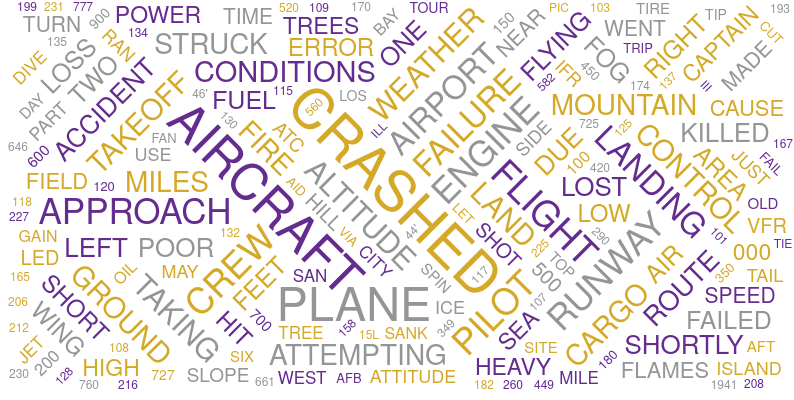

Describe this chart as a Vega-Lite specification.
### Vega specification from a JSON file in a GitHub repository (floating-point values rounded to 4 significant figures; data arrays with more than 128 entries replaced by an {"elided": "..."} marker saying what was removed)
{"$schema": "https://vega.github.io/schema/vega/v5.json", "width": 600, "height": 400, "padding": 0, "data": [{"name": "table", "values": {"elided": "4964 str values"}, "transform": [{"type": "countpattern", "field": "data", "case": "upper", "pattern": "[\\w']{3,}", "stopwords": "(i|me|my|myself|we|us|our|ours|ourselves|you|your|yours|yourself|yourselves|he|him|his|himself|she|her|hers|herself|it|its|itself|they|them|their|theirs|themselves|what|which|who|whom|whose|this|that|these|those|am|is|are|was|were|be|been|being|have|has|had|having|do|does|did|doing|will|would|should|can|could|ought|i'm|you're|he's|she's|it's|we're|they're|i've|you've|we've|they've|i'd|you'd|he'd|she'd|we'd|they'd|i'll|you'll|he'll|she'll|we'll|they'll|isn't|aren't|wasn't|weren't|hasn't|haven't|hadn't|doesn't|don't|didn't|won't|wouldn't|shan't|shouldn't|can't|cannot|couldn't|mustn't|let's|that's|who's|what's|here's|there's|when's|where's|why's|how's|a|an|the|and|but|if|or|because|as|until|while|of|at|by|for|with|about|against|between|into|through|during|before|after|above|below|to|from|up|upon|down|in|out|on|off|over|under|again|further|then|once|here|there|when|where|why|how|all|any|both|each|few|more|most|other|some|such|no|nor|not|only|own|same|so|than|too|very|say|says|said|shall)"}, {"type": "formula", "as": "angle", "expr": "[-45, 0, 45][~~(random() * 3)]"}, {"type": "formula", "as": "weight", "expr": "if(datum.text=='VEGA', 700, 350)"}]}], "scales": [{"name": "color", "type": "ordinal", "domain": {"data": "table", "field": "text"}, "range": ["#d5a928", "#652c90", "#939597"]}], "marks": [{"type": "text", "from": {"data": "table"}, "encode": {"enter": {"text": {"field": "text"}, "align": {"value": "center"}, "baseline": {"value": "alphabetic"}, "fill": {"scale": "color", "field": "text"}}, "update": {"fillOpacity": {"value": 1}}, "hover": {"fillOpacity": {"value": 0.5}}}, "transform": [{"type": "wordcloud", "size": [800, 400], "text": {"field": "text"}, "rotate": {"field": "datum.angle"}, "font": "Helvetica Neue, Arial", "fontSize": {"field": "datum.count"}, "fontWeight": {"field": "datum.weight"}, "fontSizeRange": [12, 56], "padding": 2}]}]}
